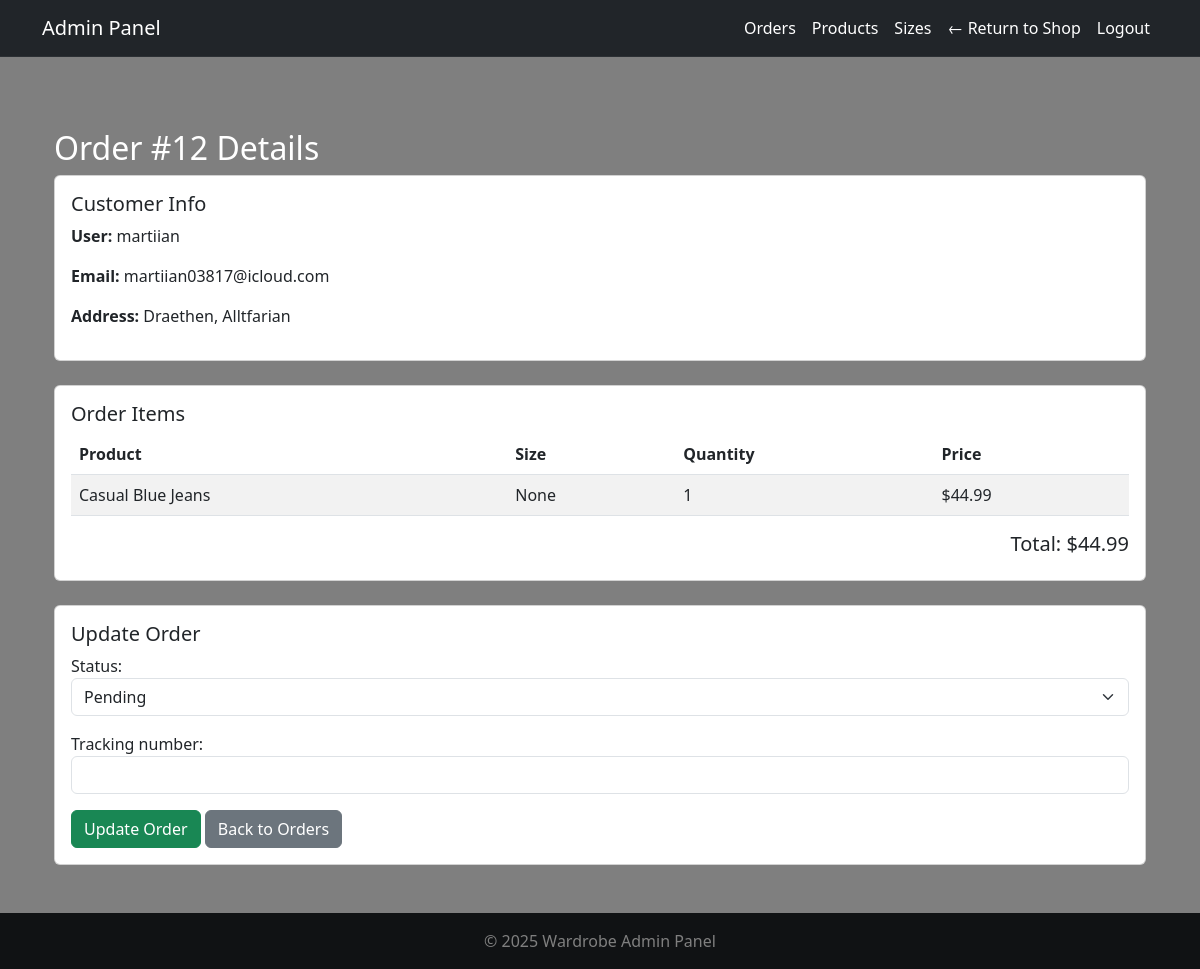
Page /adminpanel/orders/12/ (signed in) on the earlier database version.
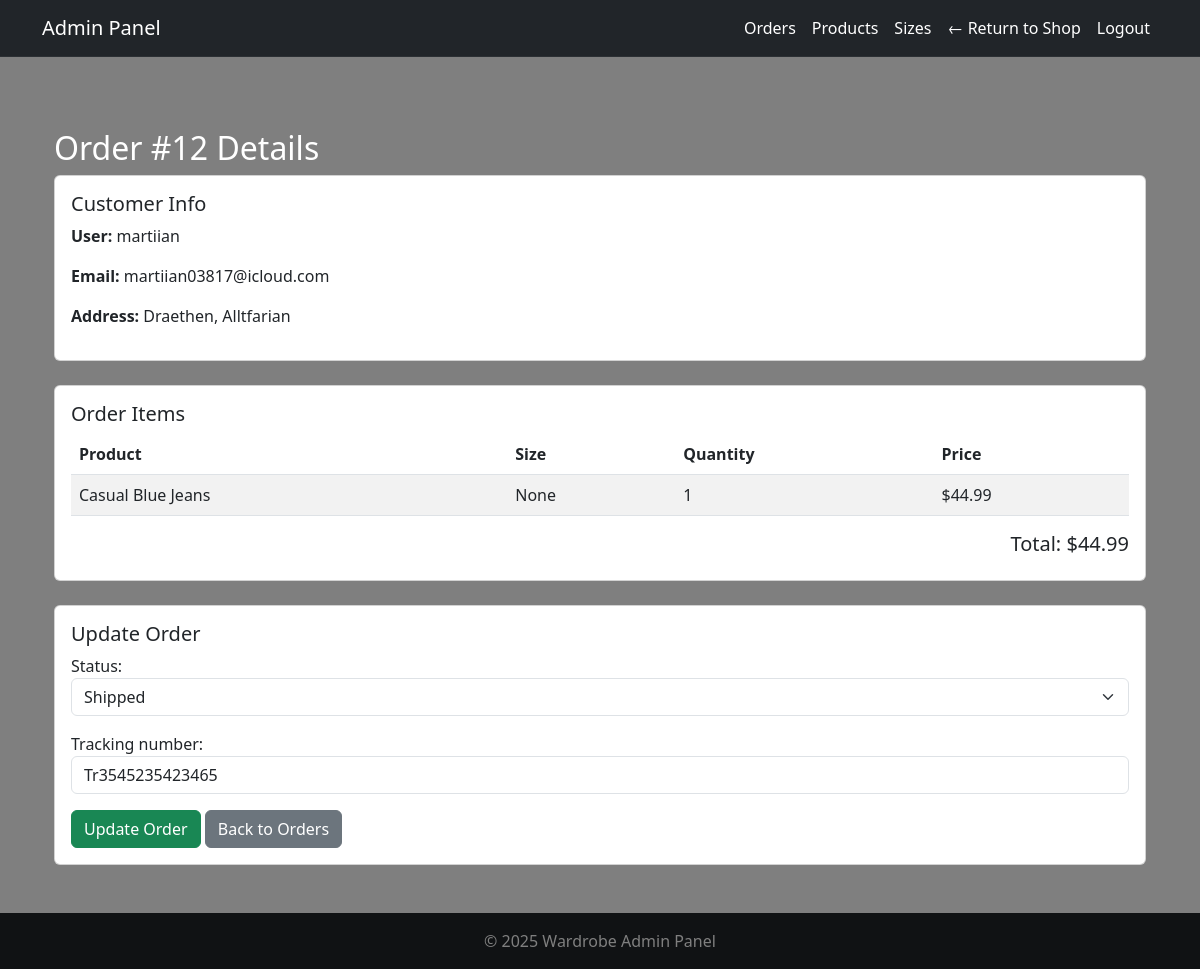
Same page on the later database version.
### orders/models.py (models this page shows, shortened)
class Order(models.Model):
    PAYMENT_METHOD_CHOICES = [
        ('card', 'Card'),
        ('paypal', 'PayPal'),
    ]
    TRACKING_STATUS_CHOICES = [
        ('Pending', 'Pending'),
        ('Processing', 'Processing'),
        ('Shipped', 'Shipped'),
        ('Delivered', 'Delivered'),
    ]
    user = models.ForeignKey(User, on_delete=models.CASCADE)
    full_name = models.CharField(max_length=100)
    email = models.EmailField()
    address = models.CharField(max_length=255)
    city = models.CharField(max_length=100)
    postal_code = models.CharField(max_length=20)
    country = models.CharField(max_length=100)
    payment_method = models.CharField(
        max_length=50,
        choices=PAYMENT_METHOD_CHOICES,
        default='card',
    )
    total_price = models.DecimalField(max_digits=10, decimal_places=2)
    created_at = models.DateTimeField(auto_now_add=True)
    is_completed = models.BooleanField(default=False)
    tracking_number = models.CharField(max_length=100, blank=True, null=True)
    status = models.CharField(
        max_length=20,
        choices=TRACKING_STATUS_CHOICES,
        default='Pending'
    )

### adminpanel/views.py (the view, shortened to what this page needs)
# urls.py: path('orders/<int:order_id>/', views.order_detail, name='admin_order_detail'),
@login_required
@user_passes_test(admin_required)
def order_detail(request, order_id):
    order = get_object_or_404(Order, id=order_id)
    form = OrderUpdateForm(request.POST or None, instance=order)
    order_items = order.items.all()
    return render(request, 'adminpanel/order_detail.html', {
        'order': order,
        'form': form,
        'order_items': order_items,
    })

### adminpanel/forms.py
class OrderUpdateForm(forms.ModelForm):
    class Meta:
        model = Order
        fields = ['status', 'tracking_number']
        widgets = {
            'status': forms.Select(attrs={'class': 'form-select'}),
            'tracking_number': forms.TextInput(attrs={'class': 'form-control'}),
        }

### adminpanel/views.py (called while the page is built)
def admin_required(user):
    return user.is_staff or user.is_superuser

### cart/cart.py (called while the page is built)
    def _load_cart_data(self):
        cart = self.session.get(settings.CART_SESSION_ID, {})
        return cart if isinstance(cart, dict) else {}

    def __len__(self):
        return sum(item.get('quantity', 0) for item in self.cart.values())

### cart/context_processors.py (called while the page is built)
def cart_context(request):
    cart = Cart(request)
    return {
        'cart': cart,
        'cart_item_count': len(cart),
    }

### wardrobeapp/context_processors.py (called while the page is built)
def stripe_public_key(request):
    return {
        'STRIPE_PUBLIC_KEY': settings.STRIPE_PUBLIC_KEY
    }

### adminpanel/templates/adminpanel/order_detail.html (shortened to what this page needs)
{% extends 'adminpanel/base.html' %}
{% block content %}
<div class="container mt-5">
  <h2>Order #{{ order.id }} Details</h2>
  <div class="card mb-4">
    <div class="card-body">
      <h5>Customer Info</h5>
      <p><strong>User:</strong> {{ order.user.username }}</p>
      <p><strong>Email:</strong> {{ order.user.email }}</p>
      <p><strong>Address:</strong> {{ order.address }}</p>
    </div>
  </div>
  <div class="card mb-4">
    <div class="card-body">
      <h5>Order Items</h5>
      <table class="table table-striped">
        <thead>
          <tr>
            <th>Product</th>
            <th>Size</th>
            <th>Quantity</th>
            <th>Price</th>
          </tr>
        </thead>
        <tbody>
          {% for item in order_items %}
          <tr>
            <td>{{ item.product.name }}</td>
            <td>{{ item.size }}</td>
            <td>{{ item.quantity }}</td>
            <td>${{ item.price }}</td>
          </tr>
          {% endfor %}
        </tbody>
      </table>
      <h5 class="text-end">Total: ${{ order.total_price }}</h5>
    </div>
  </div>
  <div class="card mb-4">
    <div class="card-body">
      <h5>Update Order</h5>
      <form method="post">
        {{ form.as_p }}
        <button type="submit" class="btn btn-success">Update Order</button>
        <a href="{% url 'adminpanel:admin_order_list' %}" class="btn btn-secondary">Back to Orders</a>
      </form>
    </div>
  </div>
</div>
{% endblock %}

Differences in the rows shown:
changed Order "Draethen, Alltfarian": status "Pending" → "Shipped"; tracking_number (not shown) → "Tr3545235423465"
